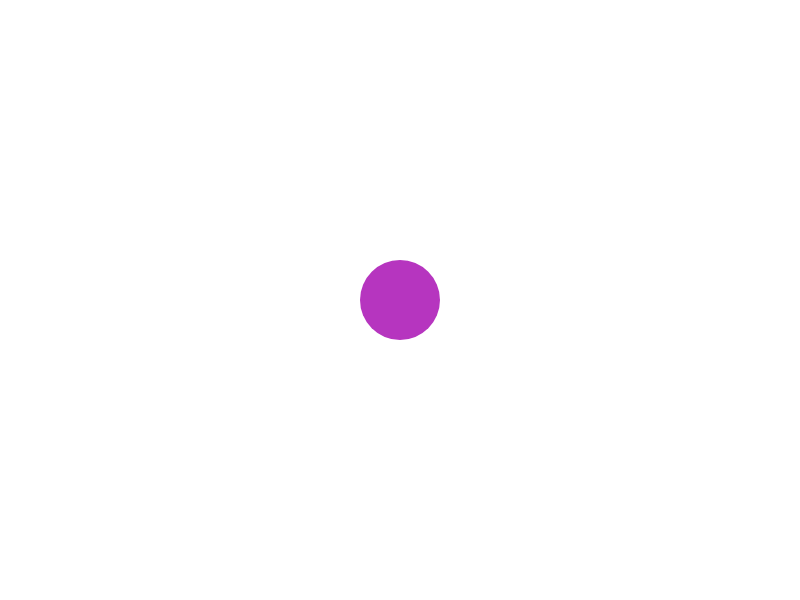
Frame 1 (no input)
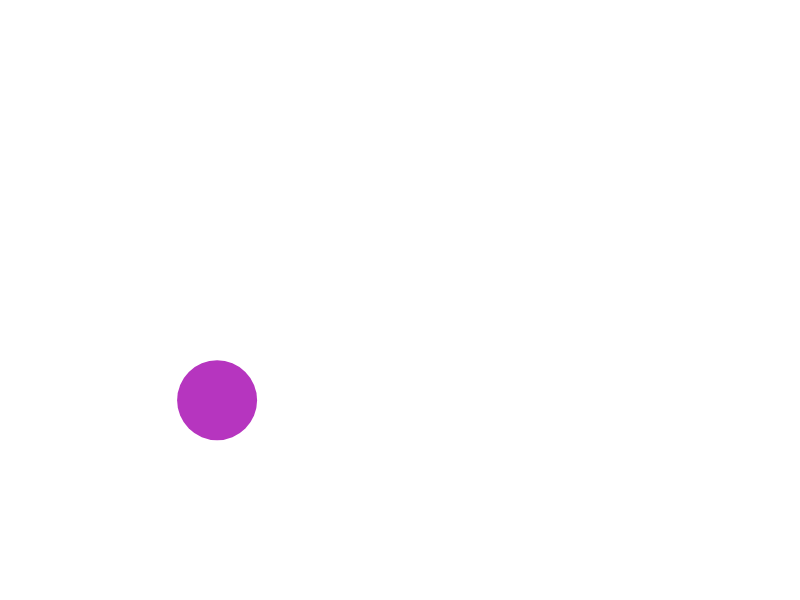
Frame 60 (no input)
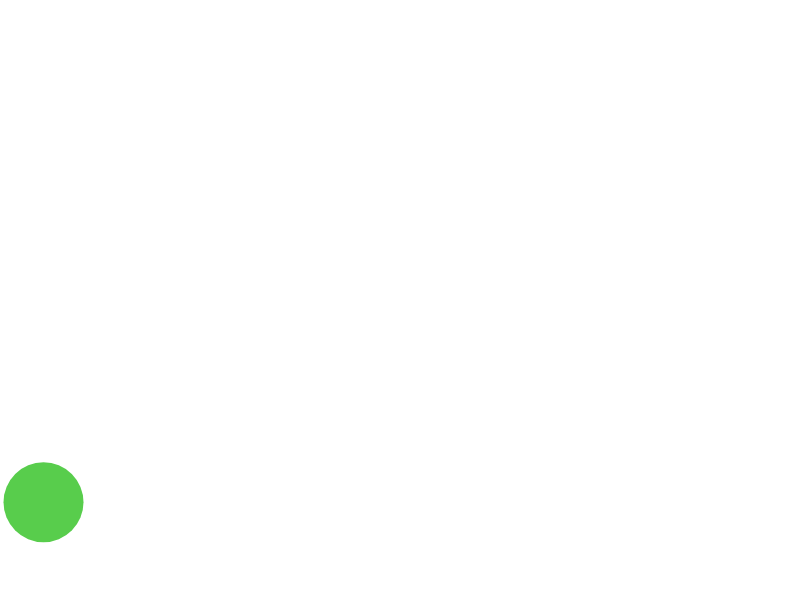
Frame 120 (the mouse pressed at the canvas centre since frame 60)

The p5.js sketch that drew these frames (run headless with seeded random() and noise() and a simulated clock; from frame 60 on, the mouse is pressed at the canvas centre):

// p5.js sketch
// ── sketch.js
let PosX, PosY
let VelX, VelY
let radius
let cColor

function setup() {
  createCanvas(800, 600);
  
  PosX = width/2
  PosY = height/2
  
  VelX = -3.1
  VelY = 1.7
  radius = 40
  cColor = changeColor()
  
}

function draw() {
  background(255);
  fill(cColor)
  noStroke()
  circle(PosX, PosY, radius * 2)
  
  if(PosX - radius <= 0 || PosX + radius >= width){
    VelX *= -1
    cColor = changeColor()
  }
  if(PosY - radius <= 0 || PosY + radius >= height ){
    VelY *= -1
    cColor = changeColor()
  }
  
  PosX = PosX + VelX
  PosY = PosY + VelY
}

function changeColor(){
  return color(random(255), random(255), random(255))
}
